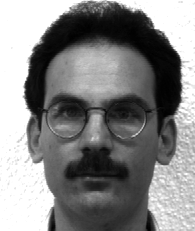
#> input picture Lab7/Yale_Face_Database/Training/subject02.glasses.pgm, 195 x 231 px; its folder holds 4 pictures in this run
$ jupyter execute --allow-errors Faces.ipynb
#> lines starting #> are read from the running program, lines starting #| are printed output that depends on the picture
[cell 1]
import numpy as np
import matplotlib.pyplot as plt
import pandas as pd
from skimage.io import imread_collection
import cv2
from PIL import Image
from scipy.spatial.distance import cdist

[cell 2]
# [7 lines left out: function compute_within_class_kernel, not called in this run]

[cell 3]
# [6 lines left out: function compute_mean_kernel, not called in this run]

[cell 4]
# [6 lines left out: function compute_within_class, not called in this run]

[cell 5]
# [6 lines left out: function compute_between_class, not called in this run]

[cell 6]
# [7 lines left out: function compute_mean, not called in this run]

[cell 7]
def cal_acc(pred,y):
    acc = 0
    for i in range(pred.shape[0]):
        if pred[i]==y[i]:
            acc+=1
    return acc/pred.shape[0]

[cell 8]
def knn(k,Tr,Ts,y):
    pred = np.zeros(Ts.shape[0])
    dist = cdist(Tr,Ts,'sqeuclidean').T
    rank = dist.argsort()[::1][:,:k]//9
    for i in range(Ts.shape[0]):
        unique, counts = np.unique(rank[i], return_counts=True)
        pred[i] = unique[counts.argmax()]
    return cal_acc(pred,y)

[cell 9]
def rbf_kernel(X1,X2,gamma=1/(115*97)):
    W = np.zeros((X1.shape[0],X2.shape[0]))
    for i in range(X1.shape[0]):
        for j in range(X2.shape[0]):
            w = np.exp(-gamma*(np.linalg.norm(X1[i]-X2[j])**2))
            W[i,j] = w
    return W

[cell 10]
def poly_kernel(X1,X2,d=3):
    return np.dot(X1,X2.T)**d

[cell 11]
def linear_kernel(X1,X2):
    return np.dot(X1,X2.T)

[cell 12]
# [14 lines left out: function im_concatenate, not called in this run]

[cell 13]
# [10 lines left out: function plot_reconstruct, not called in this run]

[cell 14]
res_acc = []
im_shape = (231,195)
new_shape = (115,97)
train_im = np.array(imread_collection('Yale_Face_Database/Training/*.pgm'))
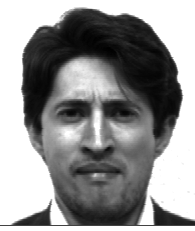
#> input picture Lab7/Yale_Face_Database/Training/subject03.sad.pgm, 195 x 231 px
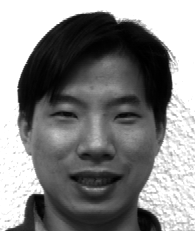
#> input picture Lab7/Yale_Face_Database/Training/subject04.happy.pgm, 195 x 231 px
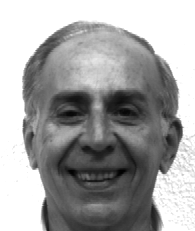
#> input picture Lab7/Yale_Face_Database/Training/subject05.happy.pgm, 195 x 231 px
test_im = np.array(imread_collection('Yale_Face_Database/Testing/*.pgm'))
train = np.zeros((train_im.shape[0],115*97))
test = np.zeros((test_im.shape[0],115*97))

for i in range(train_im.shape[0]):
    train[i] = cv2.resize(train_im[i],(97,115),cv2.INTER_CUBIC).reshape(-1,97*115)/255
for i in range(test_im.shape[0]):
    test[i] = cv2.resize(test_im[i],(97,115),cv2.INTER_CUBIC).reshape(-1,97*115)/255
#> after the loop, test = empty array

[cell 15]
train_label = []
test_label = []
for i in range(15):
    train_label.append([i]*9)
    test_label.append([i]*2)
train_label = np.array(train_label).reshape(-1)
test_label = np.array(test_label).reshape(-1)

#> (a cell that did not finish here is left out)

#> (a cell that did not finish here is left out)

[cell 18]
# PCA
cov = np.cov(train.transpose())
eigen_values, eigen_vectors = np.linalg.eigh(cov)
#> eigen_values = 11155 values, max 1 at index 4, min 4.66e-310 at index 1, mean 0.563
#> (the rest of this cell did not finish here and is left out)

#> (a cell that did not finish here is left out)

#> (a cell that did not finish here is left out)

#> (a cell that did not finish here is left out)

#> (a cell that did not finish here is left out)

#> (a cell that did not finish here is left out)

[cell 24]
acc = np.zeros((3,20))
#> (the rest of this cell did not finish here and is left out)

[cell 25]
gamma = 0.002
e = np.ones((135,135))/135
K_rbf = rbf_kernel(train,train,gamma)
#> after the loop in rbf_kernel, `for i in range(X1.shape[0]):`: W = [[1, 0.198, 0.157, 0.141], [0.198, 1, 0.178, 0.0701], [0.157, 0.178, 1, 0.103], [0.141, 0.0701, 0.103, 1]]
#> K_rbf has the same summary as W in rbf_kernel
#> (the rest of this cell did not finish here and is left out)

[cell 26]
acc = np.zeros((6,20))
#> (the rest of this cell did not finish here and is left out)

[cell 27]
for i in range(6):
    res_acc.append(max(acc[i]))
